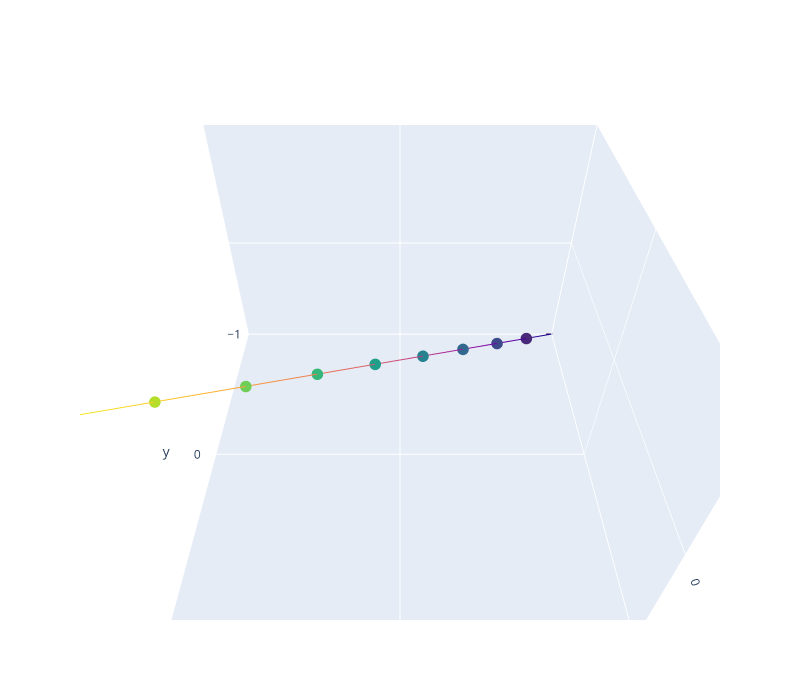

The notebook cell saved with this chart:
### Code cell
def plot_3D_positions(positions):
    x, y, z = positions
    index = np.array([x for x in range(10)])

    fig = go.Figure(data=[go.Scatter3d(
        x=x, y=y, z=z,
        marker=dict(
            size=4,
            colorscale='Viridis',
        ),
        line=dict(
            color=index,
            width=2
        ))])

    fig.update_layout(
        width=800,
        height=700,
        autosize=False,
        scene=dict(
            xaxis = dict(nticks=4, range=[-1,1],),
            yaxis = dict(nticks=4, range=[-1,1],),
            zaxis = dict(nticks=4, range=[-1,1],),
            camera=dict(
                up=dict(
                    x=0,
                    y=0,
                    z=1
                ),
                eye=dict(
                    x=0,
                    y=1.0707,
                    z=1,
                )
            ),
            aspectratio = dict( x=1, y=1, z=0.7 ),
            aspectmode = 'manual'
        ),
    )

    return fig


dummy_positions = np.vstack([[x for x in np.linspace(-1,1, 10)] for _ in range(3)])
print(dummy_positions)
plot_3D_positions(dummy_positions)

### Figure 1 — Plotly figure (JSON) as saved in the notebook; plotly's stock layout.template omitted (floating-point values rounded to 4 significant figures)
{"data": [{"line": {"color": [0, 1, 2, 3, 4, 5, 6, 7, 8, 9], "width": 2}, "marker": {"colorscale": [[0, "#440154"], [0.1111, "#482878"], [0.2222, "#3e4989"], [0.3333, "#31688e"], [0.4444, "#26828e"], [0.5556, "#1f9e89"], [0.6667, "#35b779"], [0.7778, "#6ece58"], [0.8889, "#b5de2b"], [1, "#fde725"]], "size": 4}, "type": "scatter3d", "x": [-1, -0.7778, -0.5556, -0.3333, -0.1111, 0.1111, 0.3333, 0.5556, 0.7778, 1], "y": [-1, -0.7778, -0.5556, -0.3333, -0.1111, 0.1111, 0.3333, 0.5556, 0.7778, 1], "z": [-1, -0.7778, -0.5556, -0.3333, -0.1111, 0.1111, 0.3333, 0.5556, 0.7778, 1]}], "layout": {"autosize": false, "height": 700, "scene": {"aspectmode": "manual", "aspectratio": {"x": 1, "y": 1, "z": 0.7}, "camera": {"eye": {"x": 0, "y": 1.071, "z": 1}, "up": {"x": 0, "y": 0, "z": 1}}, "xaxis": {"nticks": 4, "range": [-1, 1]}, "yaxis": {"nticks": 4, "range": [-1, 1]}, "zaxis": {"nticks": 4, "range": [-1, 1]}}, "width": 800}}
